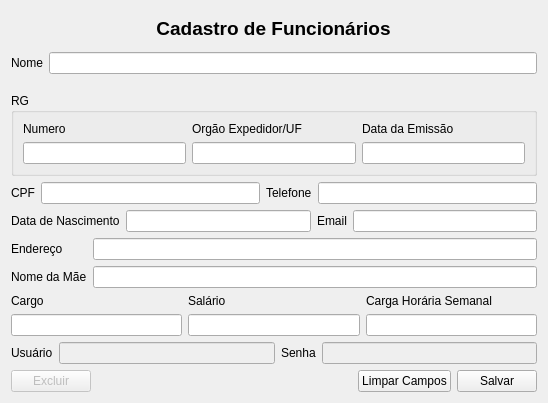
<?xml version="1.0" encoding="UTF-8"?>
<ui version="4.0">
 <class>p_cadastroFuncionario</class>
 <widget class="QWidget" name="p_cadastroFuncionario">
  <property name="geometry">
   <rect>
    <x>0</x>
    <y>0</y>
    <width>548</width>
    <height>403</height>
   </rect>
  </property>
  <property name="windowTitle">
   <string>Cadastro de Funcionários</string>
  </property>
  <layout class="QVBoxLayout" name="verticalLayout_3">
   <item>
    <layout class="QVBoxLayout" name="verticalLayout_2">
     <item>
      <layout class="QGridLayout" name="gridLayout_4">
       <item row="0" column="0">
        <widget class="QLabel" name="label">
         <property name="sizePolicy">
          <sizepolicy hsizetype="Fixed" vsizetype="Preferred">
           <horstretch>0</horstretch>
           <verstretch>0</verstretch>
          </sizepolicy>
         </property>
         <property name="font">
          <font>
           <pointsize>14</pointsize>
           <weight>75</weight>
           <bold>true</bold>
          </font>
         </property>
         <property name="text">
          <string>&lt;html&gt;&lt;head/&gt;&lt;body&gt;&lt;p align=&quot;center&quot;&gt;Cadastro de Funcionários&lt;/p&gt;&lt;/body&gt;&lt;/html&gt;</string>
         </property>
        </widget>
       </item>
      </layout>
     </item>
     <item>
      <layout class="QFormLayout" name="formLayout">
       <item row="0" column="0">
        <widget class="QLabel" name="label_2">
         <property name="text">
          <string>Nome</string>
         </property>
        </widget>
       </item>
       <item row="0" column="1">
        <widget class="QLineEdit" name="campNome"/>
       </item>
      </layout>
     </item>
     <item>
      <widget class="QGroupBox" name="groupBox">
       <property name="title">
        <string>RG</string>
       </property>
       <layout class="QVBoxLayout" name="verticalLayout">
        <item>
         <layout class="QGridLayout" name="gridLayout">
          <item row="0" column="0">
           <widget class="QLabel" name="label_3">
            <property name="text">
             <string>Numero</string>
            </property>
           </widget>
          </item>
          <item row="1" column="1">
           <widget class="QLineEdit" name="campRgo"/>
          </item>
          <item row="1" column="0">
           <widget class="QLineEdit" name="campRgn"/>
          </item>
          <item row="1" column="2">
           <widget class="QLineEdit" name="campRgd"/>
          </item>
          <item row="0" column="1">
           <widget class="QLabel" name="label_4">
            <property name="text">
             <string>Orgão Expedidor/UF</string>
            </property>
           </widget>
          </item>
          <item row="0" column="2">
           <widget class="QLabel" name="label_5">
            <property name="text">
             <string>Data da Emissão</string>
            </property>
           </widget>
          </item>
         </layout>
        </item>
       </layout>
      </widget>
     </item>
     <item>
      <layout class="QHBoxLayout" name="horizontalLayout">
       <item>
        <widget class="QLabel" name="label_9">
         <property name="text">
          <string>CPF</string>
         </property>
        </widget>
       </item>
       <item>
        <widget class="QLineEdit" name="campCpf"/>
       </item>
       <item>
        <widget class="QLabel" name="label_11">
         <property name="text">
          <string>Telefone</string>
         </property>
        </widget>
       </item>
       <item>
        <widget class="QLineEdit" name="campTelefone"/>
       </item>
      </layout>
     </item>
     <item>
      <layout class="QGridLayout" name="gridLayout_3">
       <item row="0" column="1">
        <widget class="QLineEdit" name="campDnasc"/>
       </item>
       <item row="0" column="2">
        <widget class="QLabel" name="label_12">
         <property name="text">
          <string>Email</string>
         </property>
        </widget>
       </item>
       <item row="0" column="3">
        <widget class="QLineEdit" name="campEmail"/>
       </item>
       <item row="0" column="0">
        <widget class="QLabel" name="label_10">
         <property name="text">
          <string>Data de Nascimento</string>
         </property>
        </widget>
       </item>
      </layout>
     </item>
     <item>
      <layout class="QFormLayout" name="formLayout_2">
       <item row="0" column="0">
        <widget class="QLabel" name="label_13">
         <property name="text">
          <string>Endereço</string>
         </property>
        </widget>
       </item>
       <item row="0" column="1">
        <widget class="QLineEdit" name="campEndereco"/>
       </item>
       <item row="1" column="0">
        <widget class="QLabel" name="label_14">
         <property name="text">
          <string>Nome da Mãe</string>
         </property>
        </widget>
       </item>
       <item row="1" column="1">
        <widget class="QLineEdit" name="campNmae"/>
       </item>
      </layout>
     </item>
     <item>
      <layout class="QGridLayout" name="gridLayout_7">
       <item row="1" column="5">
        <widget class="QLineEdit" name="campCarga"/>
       </item>
       <item row="1" column="3">
        <widget class="QLineEdit" name="campSalario"/>
       </item>
       <item row="1" column="1">
        <widget class="QLineEdit" name="campCargo"/>
       </item>
       <item row="0" column="1">
        <widget class="QLabel" name="label_6">
         <property name="text">
          <string>Cargo</string>
         </property>
        </widget>
       </item>
       <item row="0" column="3">
        <widget class="QLabel" name="label_7">
         <property name="text">
          <string>Salário</string>
         </property>
        </widget>
       </item>
       <item row="0" column="5">
        <widget class="QLabel" name="label_8">
         <property name="text">
          <string>Carga Horária Semanal</string>
         </property>
        </widget>
       </item>
      </layout>
     </item>
     <item>
      <layout class="QGridLayout" name="gridLayout_8">
       <item row="0" column="0">
        <widget class="QLabel" name="label_15">
         <property name="text">
          <string>Usuário</string>
         </property>
        </widget>
       </item>
       <item row="0" column="3">
        <widget class="QLabel" name="label_16">
         <property name="text">
          <string>Senha</string>
         </property>
        </widget>
       </item>
       <item row="0" column="2">
        <widget class="QLineEdit" name="campUsuario">
         <property name="enabled">
          <bool>false</bool>
         </property>
        </widget>
       </item>
       <item row="0" column="4">
        <widget class="QLineEdit" name="campSenha">
         <property name="enabled">
          <bool>false</bool>
         </property>
        </widget>
       </item>
      </layout>
     </item>
     <item>
      <layout class="QGridLayout" name="gridLayout_6">
       <item row="0" column="1">
        <spacer name="horizontalSpacer">
         <property name="orientation">
          <enum>Qt::Horizontal</enum>
         </property>
         <property name="sizeHint" stdset="0">
          <size>
           <width>40</width>
           <height>20</height>
          </size>
         </property>
        </spacer>
       </item>
       <item row="0" column="0">
        <widget class="QPushButton" name="b_excluir">
         <property name="enabled">
          <bool>false</bool>
         </property>
         <property name="text">
          <string>Excluir</string>
         </property>
        </widget>
       </item>
       <item row="0" column="3">
        <widget class="QPushButton" name="b_salvar">
         <property name="text">
          <string>Salvar</string>
         </property>
        </widget>
       </item>
       <item row="0" column="2">
        <widget class="QPushButton" name="b_limparCampos">
         <property name="text">
          <string>Limpar Campos</string>
         </property>
        </widget>
       </item>
      </layout>
     </item>
    </layout>
   </item>
  </layout>
 </widget>
 <resources/>
 <connections/>
</ui>
